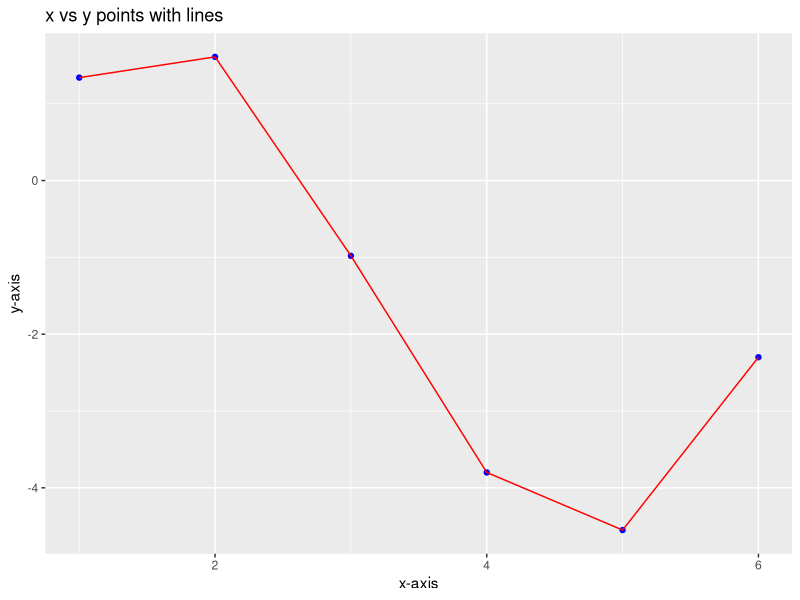
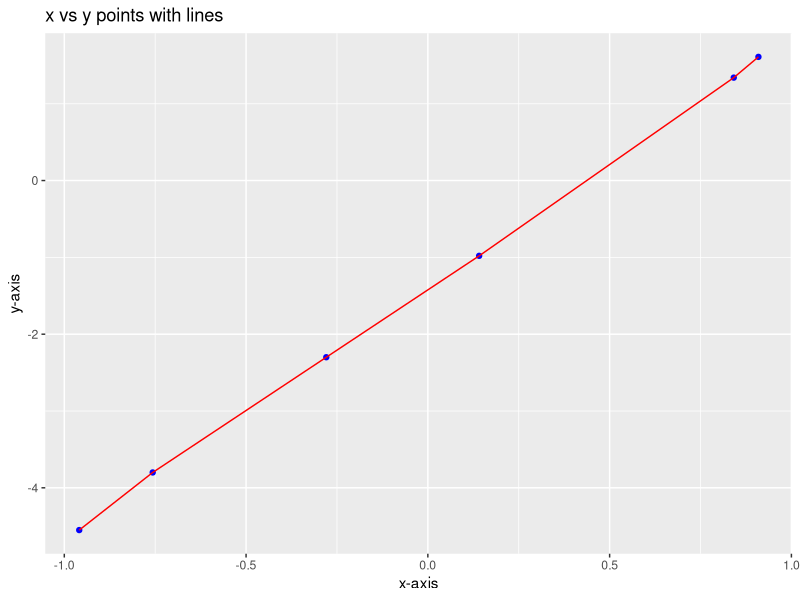
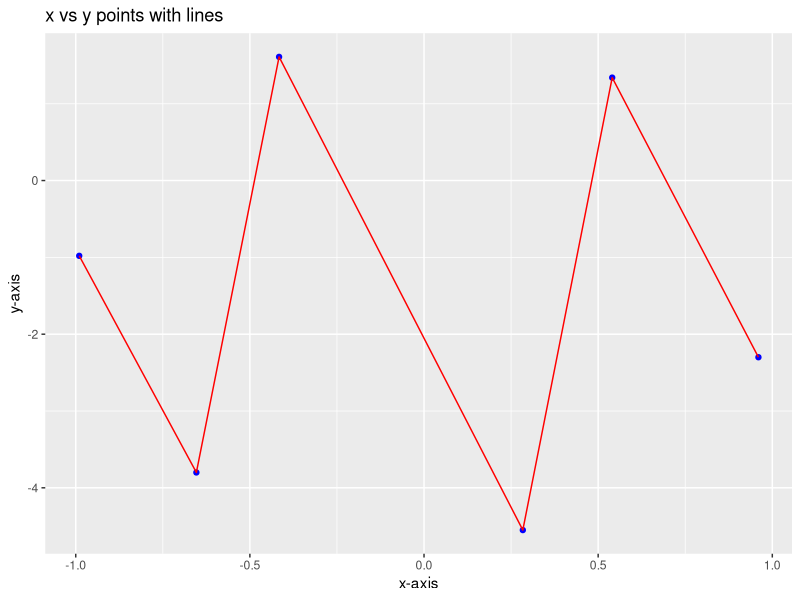
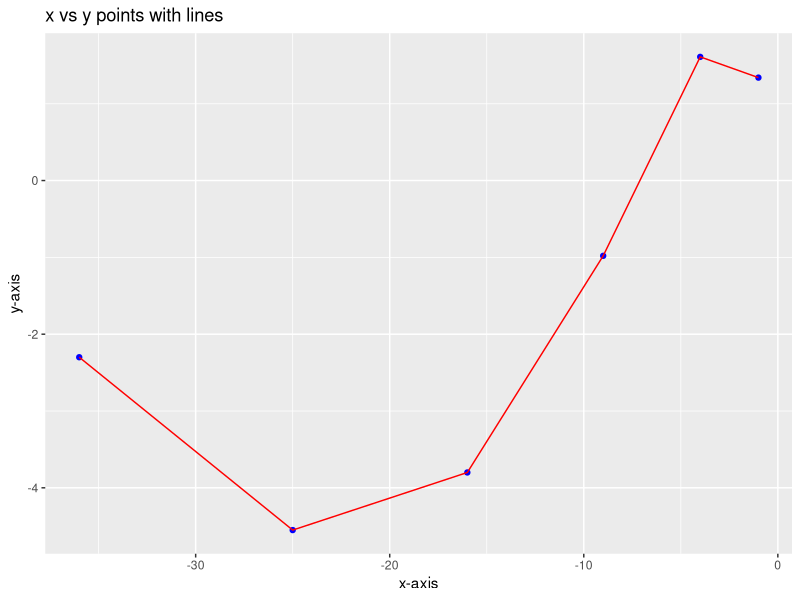
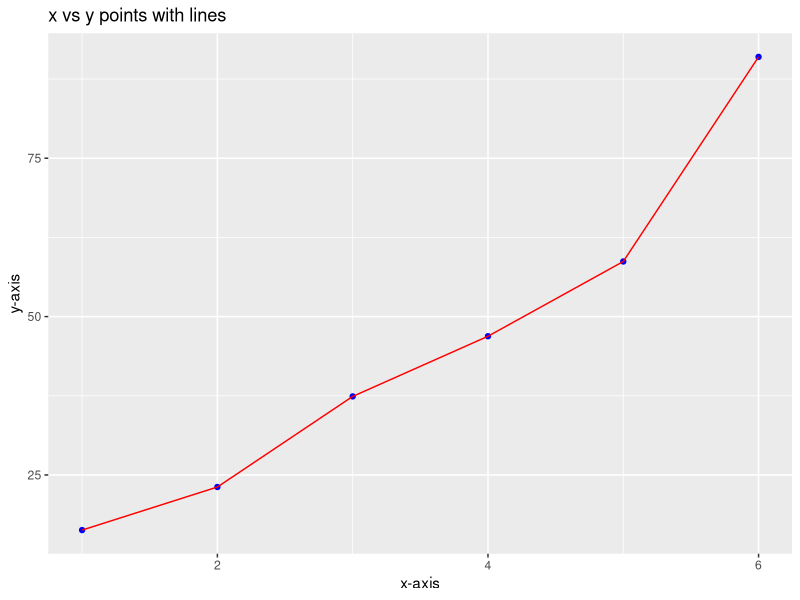
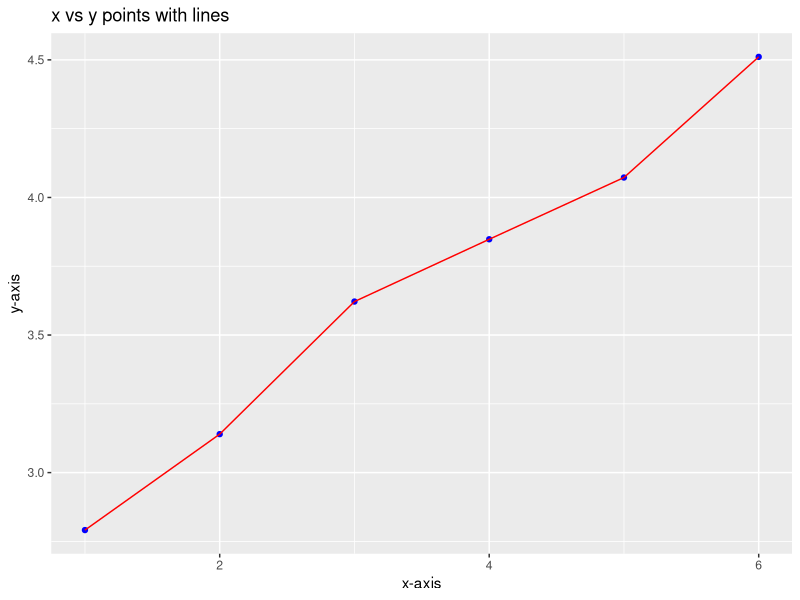
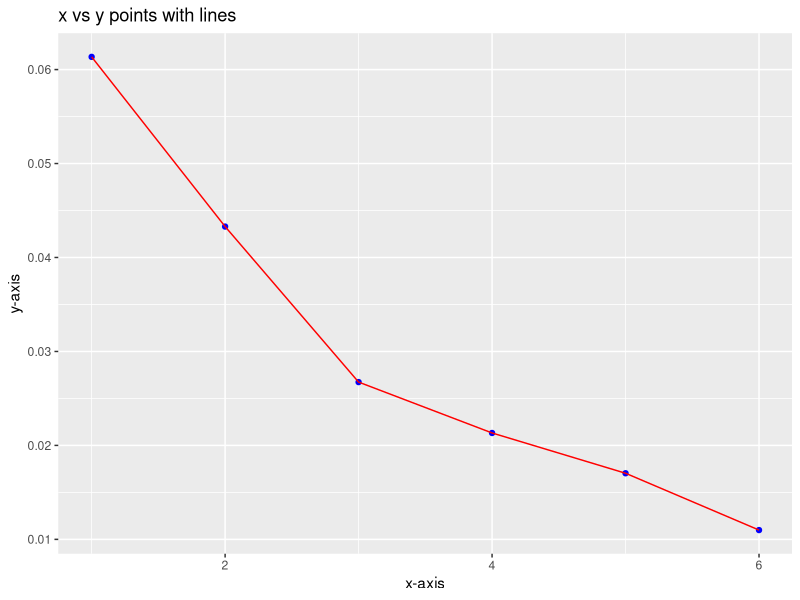

These figures' R source, in order:
#Question 4
#(20 points) For each of the datasets below, fit at least two models each by transforming the data
#appropriately. Graph the residuals and analyze how well the model fits the data, indicating what you
#believe to be the best model, with explanation.
x_1 <- c(1,2,3,4,5,6)
y_1 <- c(1.34,1.61,-0.98,-3.8,-4.55,-2.30)
df_1 = data.frame(x_1,y_1)

#Plot the first points
library(ggplot2)

ggplot(df_1, aes(x = x_1, y = y_1)) +
  geom_point(color = 'blue') +
  geom_line(color = 'red') +
  labs(title = 'x vs y points with lines', x = 'x-axis', y = 'y-axis')

#Apply a sinusoidal transformation to the x values
x_1_sin_transform <- sin(x_1)
df_x_1_sin_transform = data.frame(x_1_sin_transform,y_1)
ggplot(df_1, aes(x = x_1_sin_transform, y = y_1)) +
  geom_point(color = 'blue') +
  geom_line(color = 'red') + 
  labs(title = 'x vs y points with lines', x = 'x-axis', y = 'y-axis')

#Apply a cosine transformation to the x values
#You need to find the middle value of the x values which is 3.5
#Then move cosine 3.5 values to the right so that it should create a cosine graph which closely follows the values

middle <- median(x_1)

# Calculate the cosine function centered at 3.5
x_1_cos_transform <- cos(x_1)

#Create the new dataframe
df_x_1_cos_transform = data.frame(x_1_cos_transform,y_1)
ggplot(df_x_1_cos_transform, aes(x=x_1_cos_transform, y=y_1))+
  geom_point(color = 'blue') +
  geom_line(color = 'red') +
  labs(title = 'x vs y points with lines', x = 'x-axis', y = 'y-axis')

#Actually lets do a -x^2 transformation
x_1_squared_transform <- -x_1^2
df_x_1_squared_transform = data.frame(x_1_squared_transform,y_1)
ggplot(df_x_1_squared_transform, aes(x=x_1_squared_transform, y=y_1))+
  geom_point(color = 'blue') +
  geom_line(color = 'red') +
  labs(title = 'x vs y points with lines', x = 'x-axis', y = 'y-axis')

x_2 = c(1,2,3,4,5,6)
y_2 = c(16.3,23.1,37.4,46.9,58.7,91.0)
df_2 = data.frame(x_2,y_2)

ggplot(df_2, aes(x = x_2, y = y_2)) +
  geom_point(color = 'blue') +
  geom_line(color = 'red') +
  labs(title = 'x vs y points with lines', x = 'x-axis', y = 'y-axis')

y_2_log_transform <- log(y_2)
df_y_2_log_transform = data.frame(x_2, y_2_log_transform)

ggplot(df_y_2_log_transform, aes(x = x_2, y = y_2_log_transform)) +
  geom_point(color = 'blue') +
  geom_line(color = 'red') +
  labs(title = 'x vs y points with lines', x = 'x-axis', y = 'y-axis')

y_2_hyperbola_transform <- 1/(y_2)
df_y_2_hyperbola_transform = data.frame(x_2,y_2_hyperbola_transform)
ggplot(df_y_2_hyperbola_transform, aes(x = x_2, y = y_2_hyperbola_transform)) +
  geom_point(color = 'blue') +
  geom_line(color = 'red') +
  labs(title = 'x vs y points with lines', x = 'x-axis', y = 'y-axis')